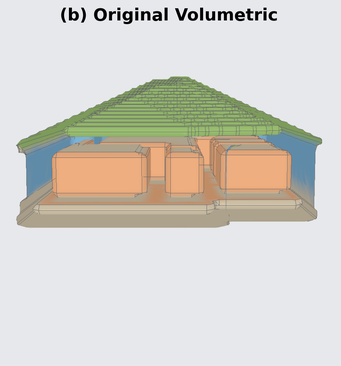
#> input picture poster_final/renders_hq/original_solid.png, 341 x 366 px, shrunk from 1118 x 1198 before the run
$ python generate_opt_pipeline.py
#> lines starting #> are read from the running program, lines starting #| are printed output that depends on the picture
"""
Clean visual pipeline — just images + arrows, no graphs or numbers.

  fig_opt_pipeline.png

Layout:
  ┌──────────────────────────────────────────────────────────────────┐
  │  Header                                                          │
  ├──────────────────────────────────────────────────────────────────┤
  │  [Original solid]  ──►  [SASTO-U solid]  ──►  [SASTO-PA solid] │
  │                                                                  │
  │  [Diff overlay]  [Sensitivity]  [Removal seq]  [Floor plan]     │
  └──────────────────────────────────────────────────────────────────┘
All images, minimal text, arrows only.
"""

import numpy as np
import matplotlib
matplotlib.use("Agg")
import matplotlib.pyplot as plt
import matplotlib.patches as mpatches
from matplotlib.patches import FancyBboxPatch, FancyArrowPatch
from matplotlib.image import imread
from pathlib import Path

PANEL  = "#111820"
GRAY   = "#d8d8d8"
DIM    = "#778899"
ACC    = "#4fc3f7"
GOLD   = "#f7c948"
C_ORIG = "#1a3a6a"
C_U    = "#1a5a38"
C_PA   = "#6a3010"

RENDERS = Path("poster_final/renders_hq")
FIGS    = Path("figures")
OUT     = FIGS; OUT.mkdir(exist_ok=True)

def load(name, folder=RENDERS):
#> called with name = 'original_solid.png'
    p = folder / name
    return imread(str(p)) if p.exists() else None
#> returned value is the input picture: shape (366, 341, 4) float32; mean R, G, B, A 0.828, 0.821, 0.792, 1

def img_ax(fig, pos, image, border_col="#304060", bw=1.4):
#> called with border_col = '#1a3a6a', bw = 1.8
    ax = fig.add_axes(pos)
    ax.set_axis_off()
    ax.set_facecolor("#06090f")
    if image is not None:
        ax.imshow(image, aspect="auto")
    for sp in ax.spines.values():
        sp.set_visible(True)
        sp.set_color(border_col)
        sp.set_linewidth(bw)
#> this loop made 4 passes
    return ax

def label_ax(fig, pos, text, sub, col, fontsize=11):
    ax = fig.add_axes(pos)
    ax.set_axis_off()
    ax.add_patch(FancyBboxPatch((0, 0), 1, 1,
        boxstyle="round,pad=0.06", fc=col, ec="none",
        transform=ax.transAxes))
    ax.text(0.5, 0.65, text, ha="center", va="center",
            color="white", fontsize=fontsize, fontweight="bold",
            transform=ax.transAxes)
    if sub:
        ax.text(0.5, 0.18, sub, ha="center", va="center",
                color="#bbddff", fontsize=fontsize*0.72,
                transform=ax.transAxes)

def arrow(fig, x0, x1, y, col=ACC, lw=2.4, label=""):
    fig.add_artist(plt.annotate(
        "", xytext=(x0, y), xy=(x1, y),
        xycoords="figure fraction",
        arrowprops=dict(arrowstyle="-|>", color=col,
                        lw=lw, mutation_scale=22)))
    if label:
        fig.text((x0+x1)/2, y + 0.018, label,
                 ha="center", va="bottom", color=col,
                 fontsize=9, fontstyle="italic",
                 transform=fig.transFigure)

# ── figure ────────────────────────────────────────────────────────
fig = plt.figure(figsize=(18, 11), facecolor="none")
fig.patch.set_facecolor("none")

bg = fig.add_axes([0, 0, 1, 1]); bg.set_axis_off()
bg.add_patch(FancyBboxPatch((0.005, 0.005), 0.990, 0.990,
    boxstyle="round,pad=0.010", fc=PANEL, ec="#253550", lw=2.0,
    transform=bg.transAxes, zorder=0))

# ── header ────────────────────────────────────────────────────────
hdr = fig.add_axes([0.010, 0.943, 0.980, 0.048])
hdr.set_axis_off()
hdr.add_patch(FancyBboxPatch((0, 0), 1, 1,
    boxstyle="round,pad=0.05", fc="#152040", ec="#304080", lw=1.5,
    transform=hdr.transAxes))
hdr.text(0.016, 0.52,
    "SASTO  —  Surrogate-Accelerated Sensitivity Topology Optimisation",
    ha="left", va="center", color="white",
    fontsize=13.5, fontweight="bold", transform=hdr.transAxes)
hdr.text(0.984, 0.52, "Sample 00472  ·  128³ voxel grid",
    ha="right", va="center", color=ACC,
    fontsize=10, transform=hdr.transAxes)

# ── ROW 1: three solid renders ────────────────────────────────────
IW = 0.268; IH = 0.490; IY = 0.410
IGAP = 0.043
IX = [0.014, 0.014 + IW + IGAP, 0.014 + 2*(IW + IGAP)]
LH = 0.048; LGAP = 0.004

METHODS = [
    ("original_solid.png",  "Original",   "Baseline geometry",            C_ORIG),
    ("sasto_u_solid.png",   "SASTO-U",    "Uniform t_min = 2 vx",         C_U),
    ("sasto_pa_solid.png",  "SASTO-PA",   "Part-aware  t_min = 1–2 vx",   C_PA),
]

for ci, (fname, title, sub, col) in enumerate(METHODS):
    label_ax(fig,
             [IX[ci], IY + IH + LGAP, IW, LH],
             title, sub, col)
    img_ax(fig, [IX[ci], IY, IW, IH], load(fname), col, bw=1.8)
#> pass 2 of the loop `for ci, (fname, title, sub, col) in enumerate(METHODS):`:
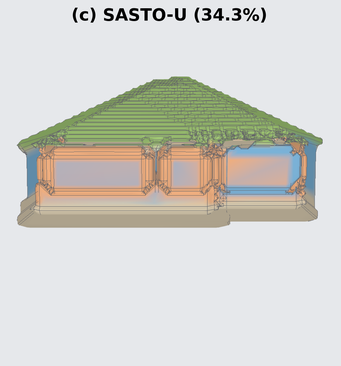
#> input picture poster_final/renders_hq/sasto_u_solid.png, 341 x 366 px, shrunk from 1118 x 1198 before the run
#> in load, returned value is the input picture: shape (366, 341, 4) float32; mean R, G, B, A 0.822, 0.823, 0.802, 1
#> the loop in img_ax (call 2), `for sp in ax.spines.values():` made 4 passes
#> pass 3 of the loop `for ci, (fname, title, sub, col) in enumerate(METHODS):`:
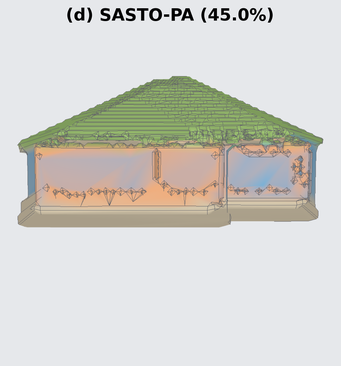
#> input picture poster_final/renders_hq/sasto_pa_solid.png, 341 x 366 px, shrunk from 1118 x 1198 before the run
#> in load, returned value is the input picture: shape (366, 341, 4) float32; mean R, G, B, A 0.824, 0.823, 0.803, 1

# arrows between methods
for ci in range(2):
    x0 = IX[ci] + IW + 0.006
    x1 = IX[ci+1]  - 0.006
    arrow(fig, x0, x1, IY + IH*0.50, col=ACC, label="optimise →")

# ── divider line ───────────────────────────────────────────────────
fig.add_artist(plt.Line2D(
    [0.020, 0.980], [IY - 0.026, IY - 0.026],
    color="#253550", lw=1.2, transform=fig.transFigure))

fig.text(0.022, IY - 0.040,
    "Supporting analysis  —  real voxel data",
    ha="left", va="top", color=ACC,
    fontsize=9.5, fontstyle="italic",
    transform=fig.transFigure)

# ── ROW 2: four support figures ────────────────────────────────────
SIW = 0.222; SIH = 0.240; SIY = 0.070
SIGAP = 0.009
SIX = [0.012 + i*(SIW+SIGAP) for i in range(4)]
SLH = 0.040

SUPPORT = [
    ("fig_diff_overlay.png",     "Difference Overlay",
     "voxel fate: kept / U / PA removed",          "#1a304a"),
    ("fig_sensitivity_map.png",  "Sensitivity Map",
     "red = safe to remove  ·  blue = critical",   "#1a3a25"),
    ("fig_removal_sequence.png", "Removal Sequence",
     "0 → 7 → 14 → 20%  material removed",         "#2a2010"),
    ("fig_floor_plan.png",       "Floor Plan",
     "top-down view  ·  colour by part",            "#251535"),
]

for si, (fname, title, sub, col) in enumerate(SUPPORT):
    label_ax(fig,
             [SIX[si], SIY + SIH + LGAP, SIW, SLH],
             title, sub, col, fontsize=9)
    img_ax(fig, [SIX[si], SIY, SIW, SIH], load(fname, FIGS), col, bw=1.2)
#> call 4 of load, with name = 'fig_diff_overlay.png'
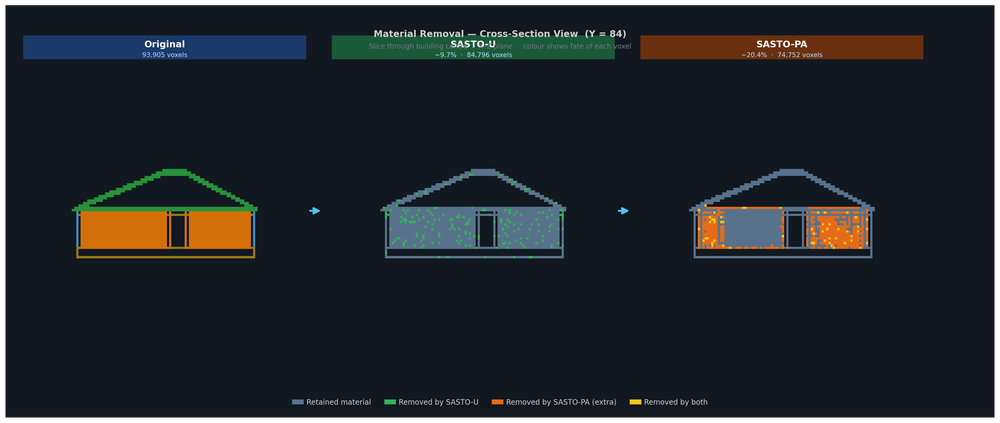
#> input picture figures/fig_diff_overlay.png, 1000 x 423 px, shrunk from 3276 x 1385 before the run
#> in load, returned value is the input picture: shape (423, 1000, 4) float32; mean R, G, B, A 0.101, 0.124, 0.143, 0.964
#> pass 2 of the loop `for si, (fname, title, sub, col) in enumerate(SUPPORT):`:
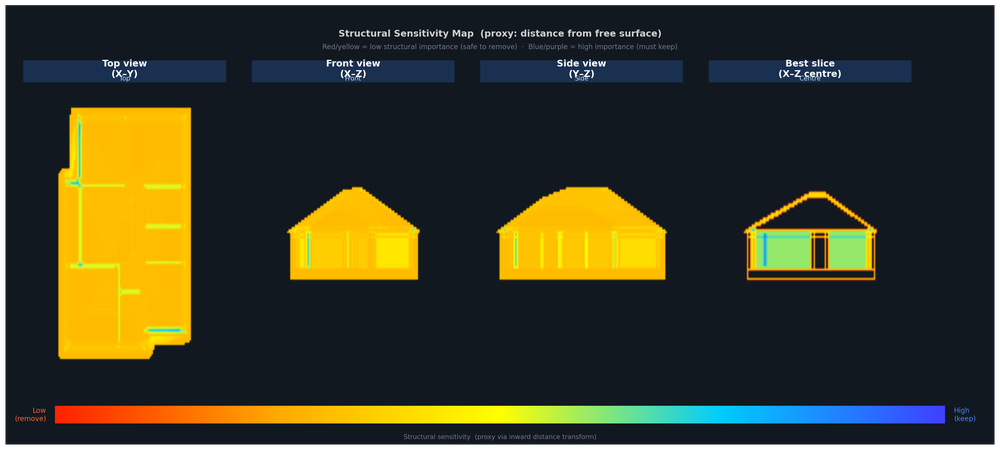
#> input picture figures/fig_sensitivity_map.png, 1000 x 450 px, shrunk from 3276 x 1475 before the run
#> in load, returned value is the input picture: shape (450, 1000, 4) float32; mean R, G, B, A 0.212, 0.209, 0.13, 0.965
#> pass 3 of the loop `for si, (fname, title, sub, col) in enumerate(SUPPORT):`:
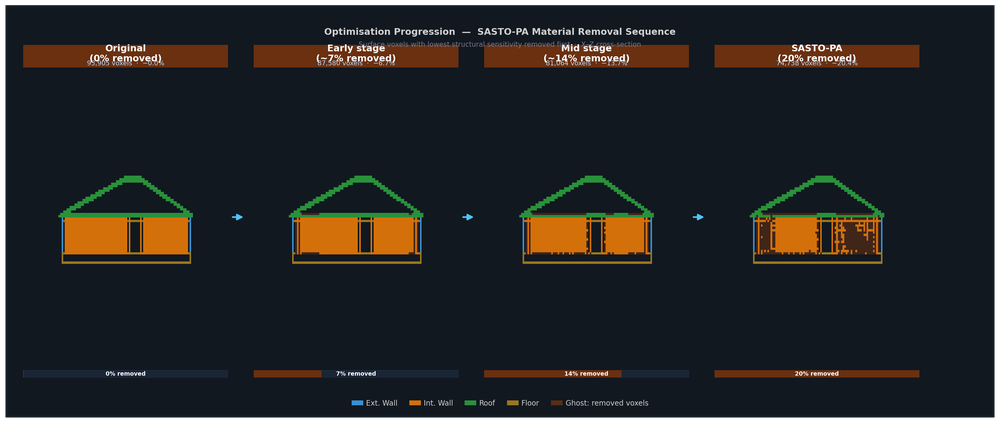
#> input picture figures/fig_removal_sequence.png, 1000 x 423 px, shrunk from 3276 x 1385 before the run
#> in load, returned value is the input picture: shape (423, 1000, 4) float32; mean R, G, B, A 0.117, 0.122, 0.126, 0.964
#> the loop made 4 passes; the first 3 are shown

# connector arrows from main renders down to support figs
# Original → diff overlay and floor plan
# SASTO-PA → diff overlay
DOWN_PAIRS = [
    # (from_x_centre, from_y_bottom, to_x_centre, to_y_top)
    (IX[0]+IW/2,           IY,           SIX[0]+SIW/2,       SIY+SIH+SLH+LGAP),
    (IX[2]+IW/2,           IY,           SIX[0]+SIW/2,       SIY+SIH+SLH+LGAP),
    ((IX[0]+IX[2])/2+IW/2, IY,           SIX[1]+SIW/2,       SIY+SIH+SLH+LGAP),
    (IX[2]+IW/2,           IY,           SIX[2]+SIW/2,       SIY+SIH+SLH+LGAP),
    (IX[0]+IW/2,           IY,           SIX[3]+SIW/2,       SIY+SIH+SLH+LGAP),
]
for fx, fy, tx, ty in DOWN_PAIRS:
    fig.add_artist(plt.annotate(
        "", xytext=(fx, fy - 0.004), xy=(tx, ty + 0.004),
        xycoords="figure fraction",
        arrowprops=dict(arrowstyle="-|>", color="#304a60",
                        lw=1.0, mutation_scale=10,
                        connectionstyle="arc3,rad=0.0")))

# ── save ──────────────────────────────────────────────────────────
out = OUT / "fig_opt_pipeline.png"
fig.savefig(out, dpi=180, bbox_inches="tight",
            transparent=True, facecolor="none")
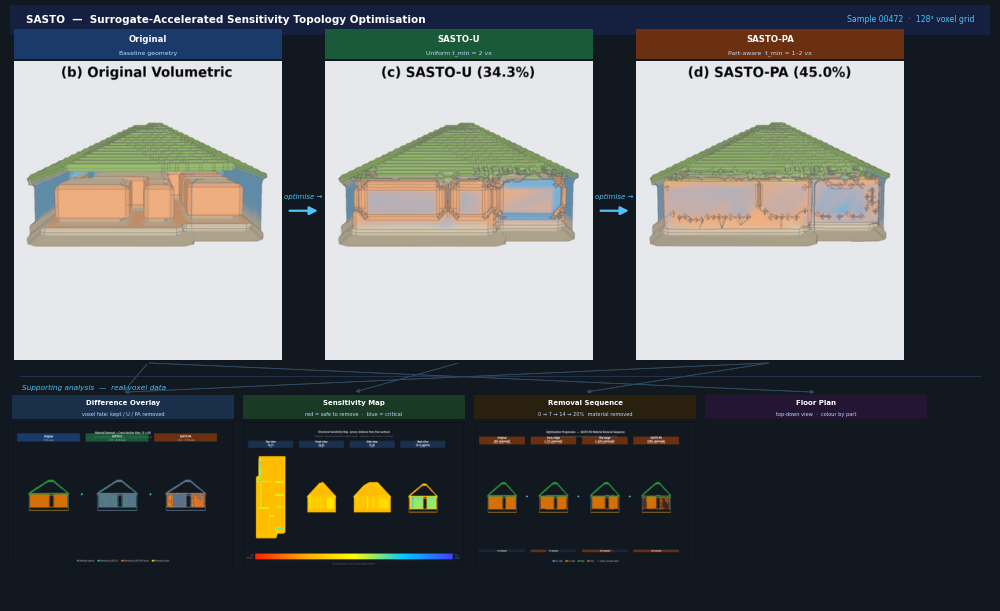
#> figure drawn by matplotlib, 15 panels
plt.close(fig)
print(f"saved -> {out}")
